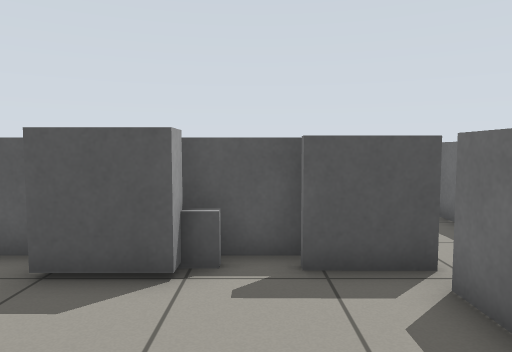
[1] (above)

24 first-person views from a walk through a world built for the Gazebo simulator. The camera is 0.88 m above the floor, tilts 4° down and sees 70° across. The floor is counted in squares, 0.5 m on a side. Each view is taken from the middle of a square. On the plan, view 1 faces up. The plan holds only what a view shows up to about 17 squares ahead; the rest is blank. The place goes on beyond the plan. Gazebo's built-in surfaces are drawn with simple patterns.

[2]
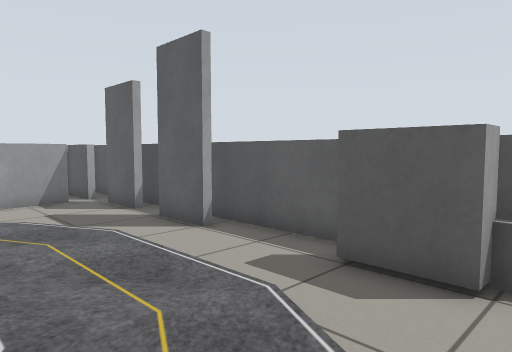

[3]
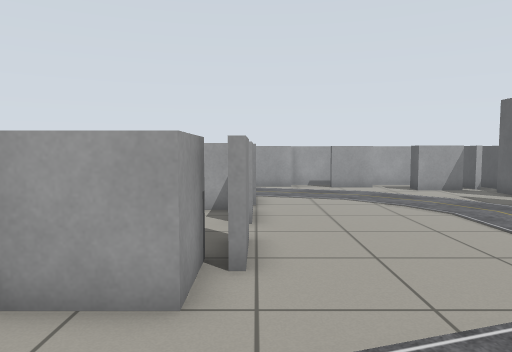

[4]
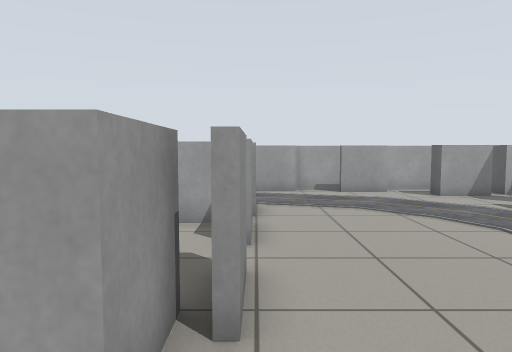

[5]
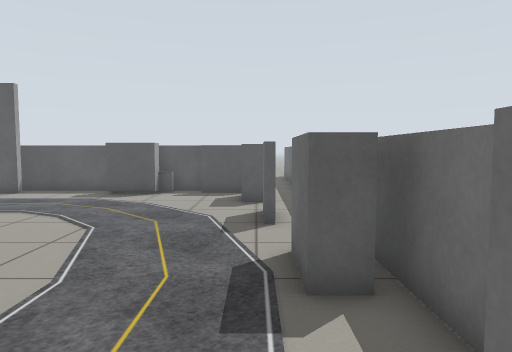

[6]
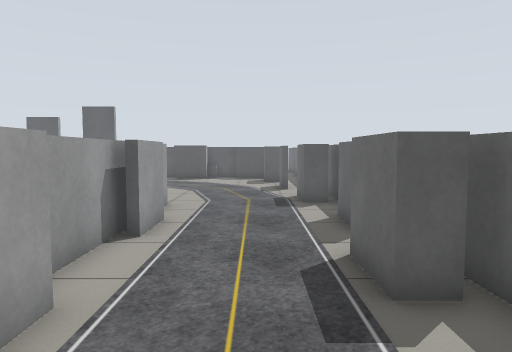

[7]
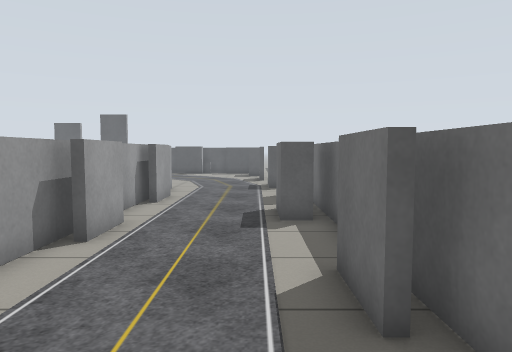

[8]
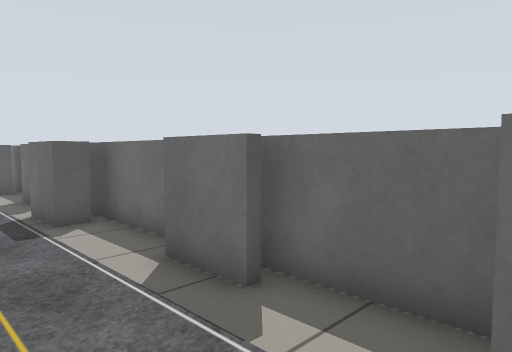

[9]
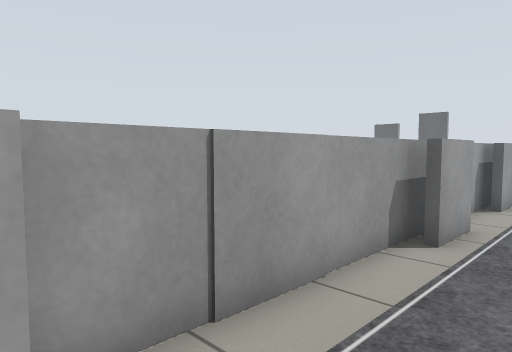

[10]
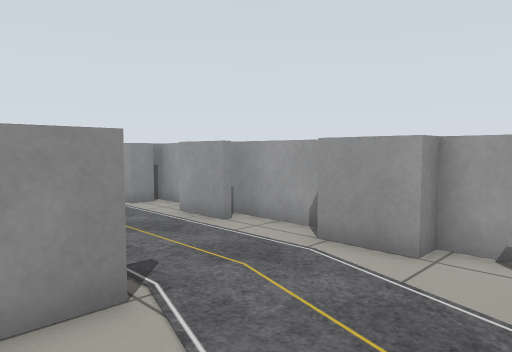

[11]
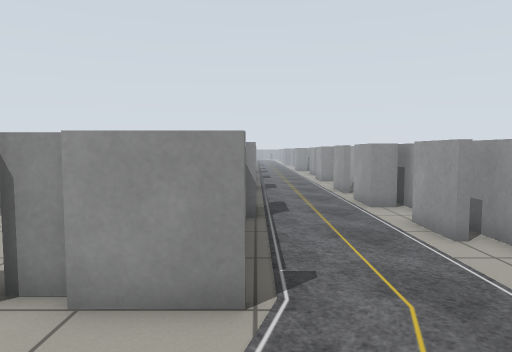

[12]
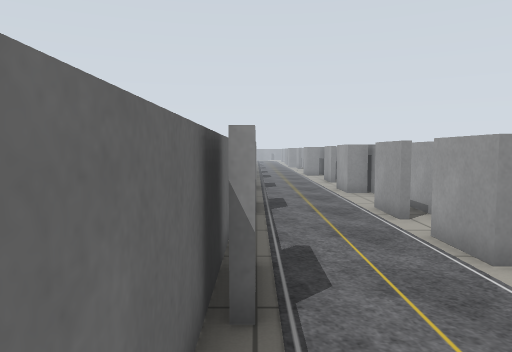

[13]
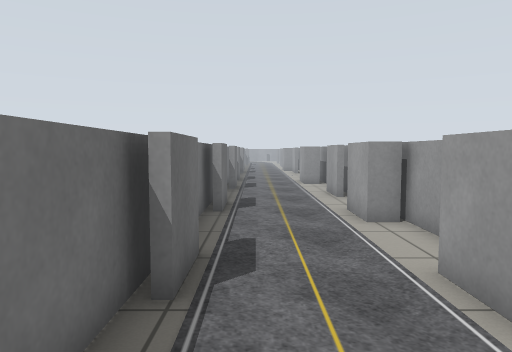

[14]
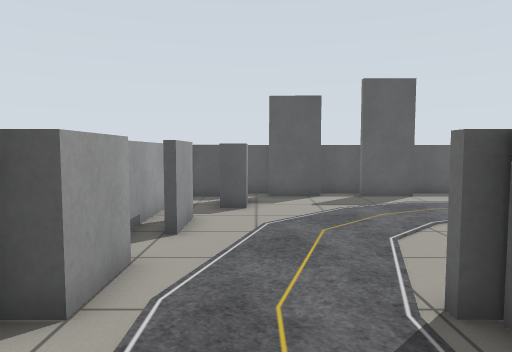

[15]
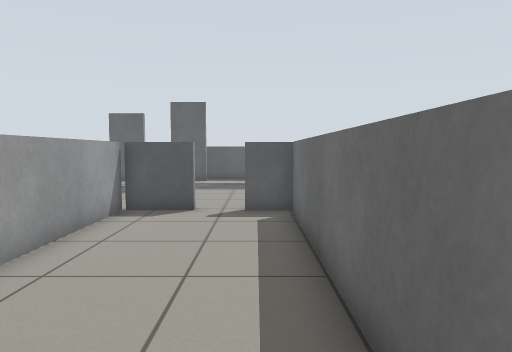

[16]
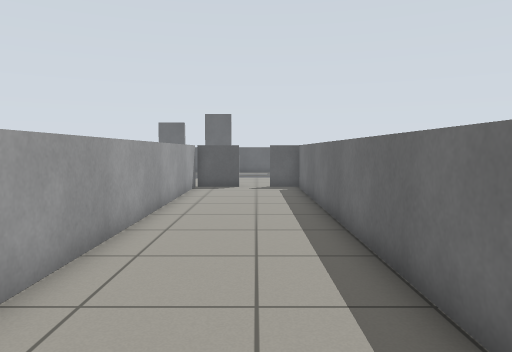

[17]
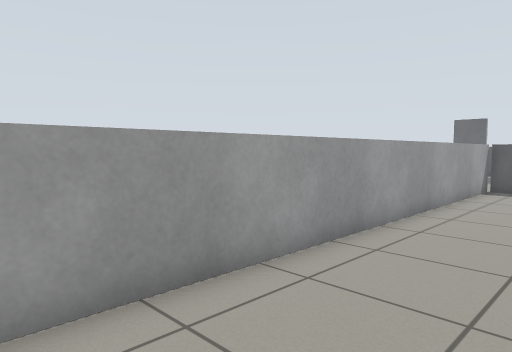

[18]
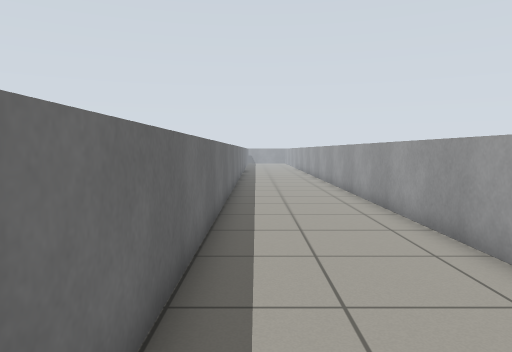

[19]
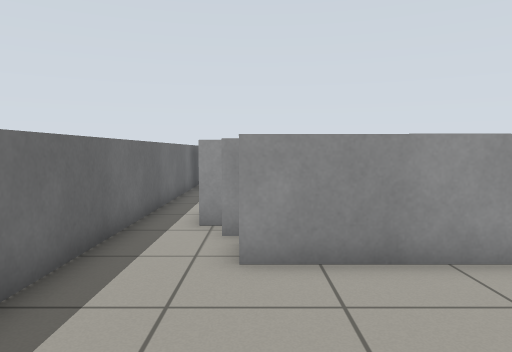

[20]
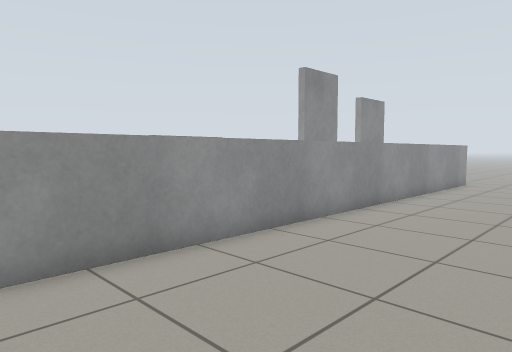

[21]
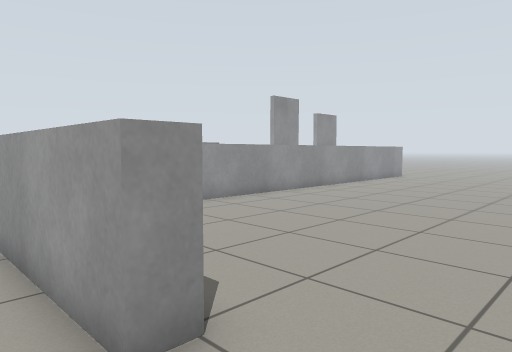

[22]
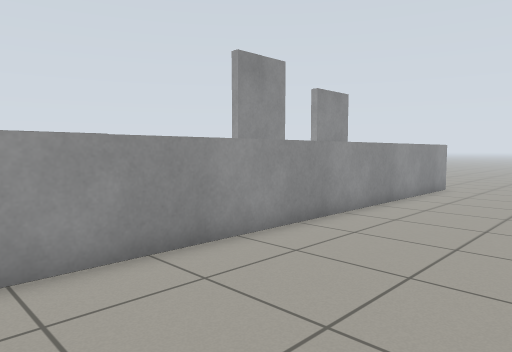

[23]
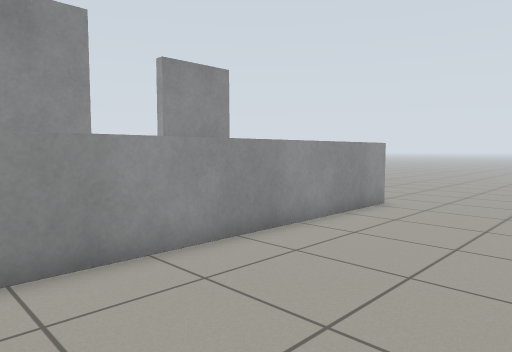

[24]
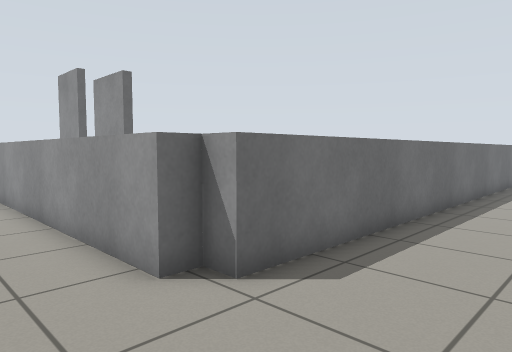

### Floor plan
Key: @ floor where view 1 was taken; # wall or solid block; . floor; = window, fence, low wall or low ledge; B grey box.
Columns run from 23 left of view 1 to 7 right of it. Each row starts with its distance up from view 1.
 18                               .
 17                       ......
 16                 .............
 15             ................==
 14             ................ =
 13             ................ =
 12          ..................  =
 11    .......................   =
 10 ............................=
  9 ............................=
  8 ............................=
  7 .....#BBBBBBBBBBBBBBBBBBBB..=
  6  ....###BBBBBBBBBBBBBBBBBB..=
  5   ...###BB.BB.BBB...BBB.BBB.=
  4   ...# #. B...............B.=
  3   ...###. B...............B.=
  2   ...###.B..................=
  1    ..###B.................B.=
  0    ..###B..............@..B.=
 -1    ..###B.................B.=
 -2    ..###....................=
 -3    ..###B...................=
 -4    ..# #B..................B=
 -5     .###B...BBBBBB.BBB.....B=
 -6     .###.....  #....=#=....B=
 -7     .###.....  #....=#=.....=
 -8     .###B....###....=#=....B
 -9      ###B....###....= BB...B
-10      #  B....###....= BB...B
-11         ....B###....=##.....=
-12        #B...B###....=#=....B=
-13        #B...B###....=#=....B=
-14        #B....###....= #B...B=
-15         .....###....=##B....=
-16         B....###....=##B....=
-17        #B...B###....=#=.....
-18        #B...B###....=#=....B=
-19         ....B  #....=#=....B=
-20         .....  #....=##.....=
-21        #.....  #....=#=.  ..=
-22        #B....  #....=##    B=
-23        #B....###....=   ...B

Positions as (right, up) in squares from view 1, and headings:
1: (0, 0), facing up
2: (0, 0), facing up-left
3: (3, -5), facing left
4: (1, -5), facing left
5: (3, -10), facing up
6: (2, -18), facing up
7: (3, -23), facing up
8: (1, -23), facing up-right
9: (2, -23), facing up-left
10: (-9, -1), facing down-left
11: (-11, -1), facing down
12: (-11, -7), facing down
13: (-12, -13), facing down
14: (-13, -9), facing up
15: (-4, -16), facing up
16: (-5, -23), facing up
17: (-4, -23), facing up-left
18: (-4, -13), facing down
19: (2, 13), facing down
20: (3, 13), facing down-left
21: (7, 18), facing down-left
22: (0, 13), facing down-left
23: (-6, 13), facing down-left
24: (-22, 10), facing down-right
